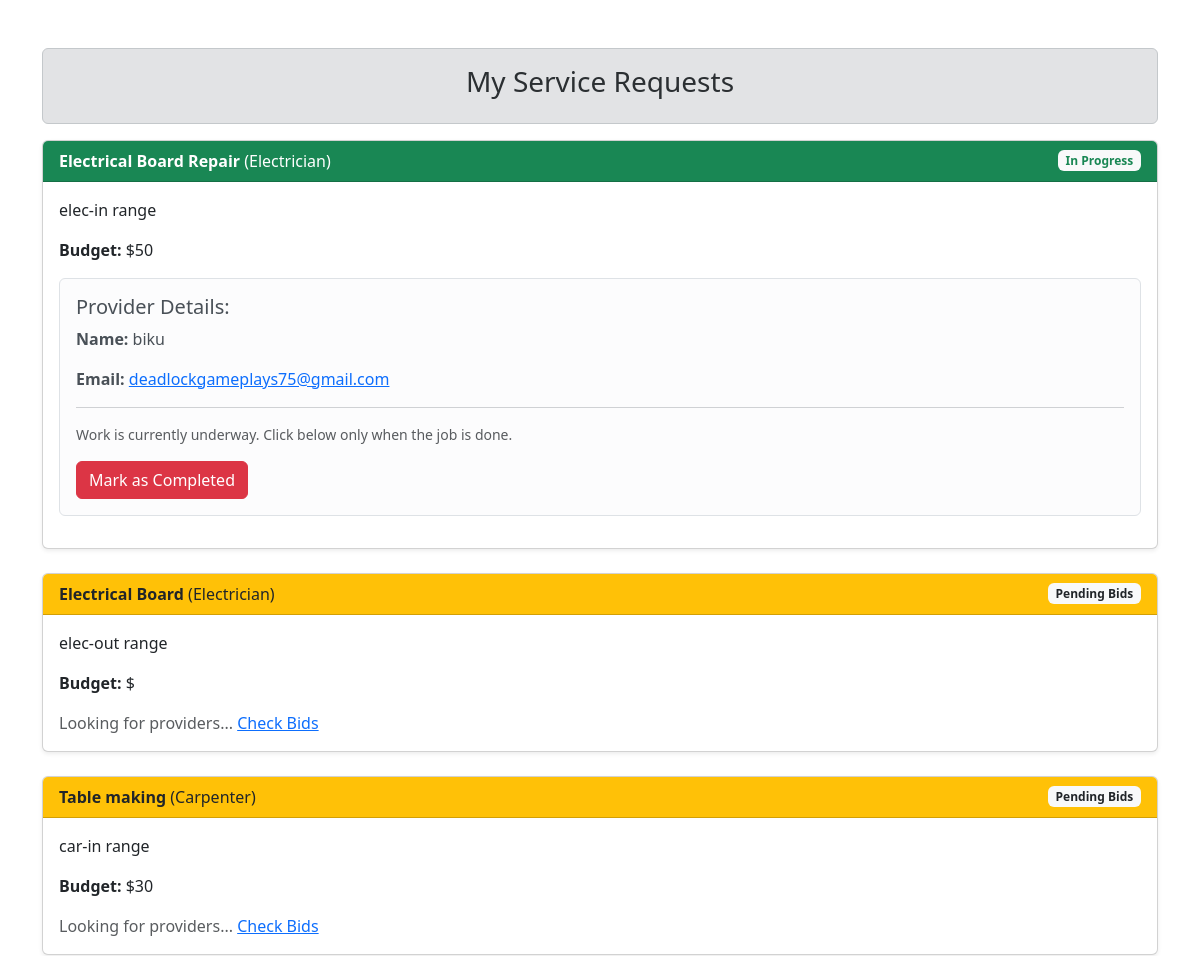
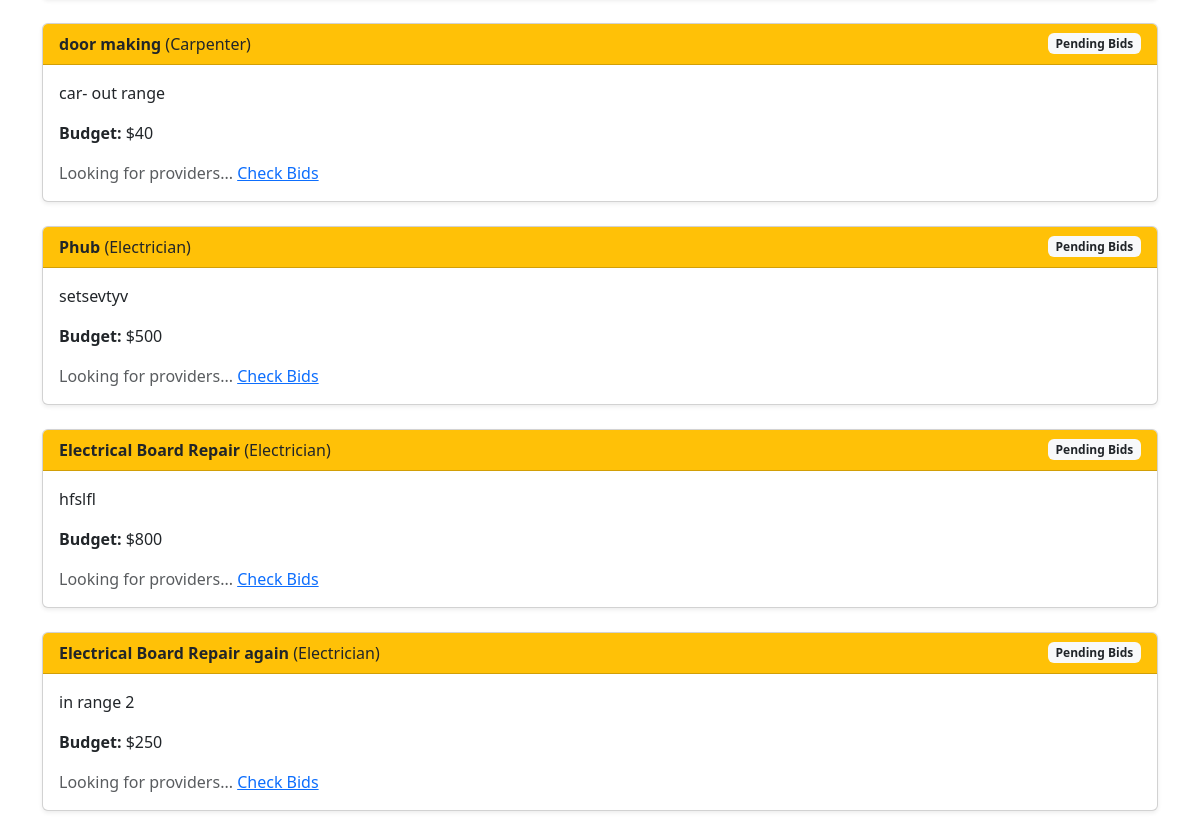
Before: /my_orders (signed in, upper part) with the older database file (2 pictures, top to bottom).
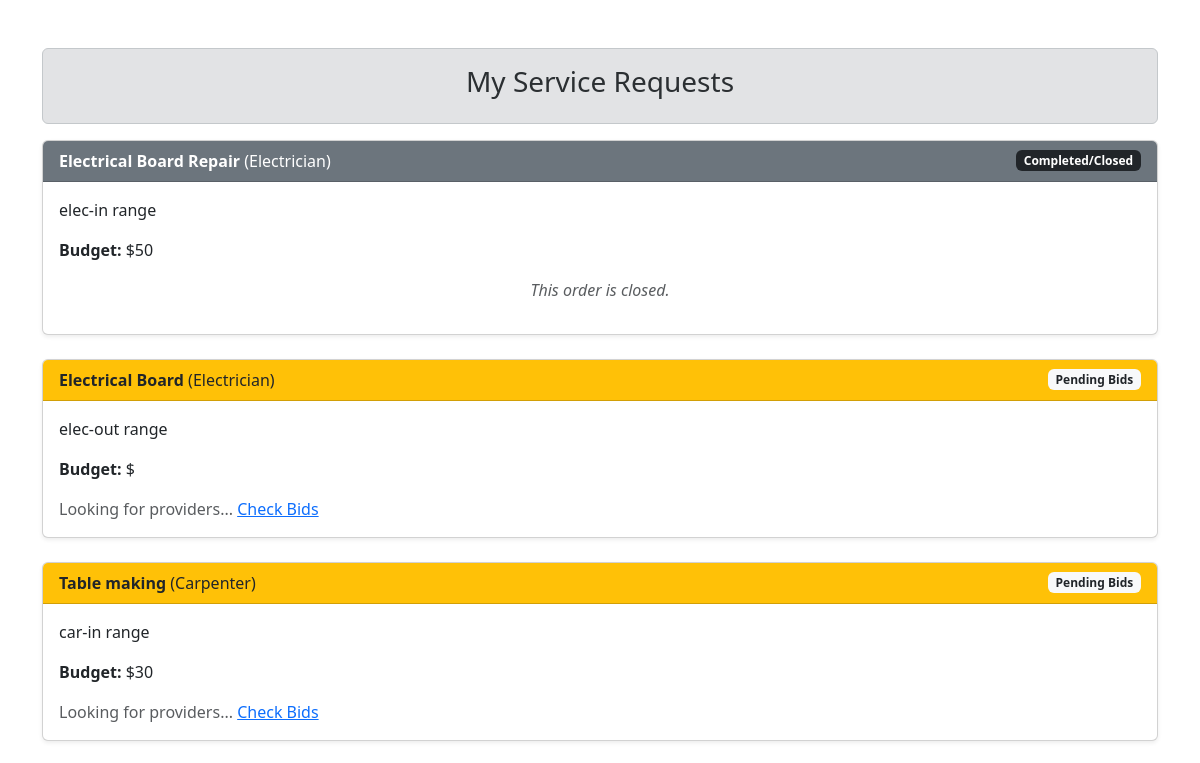
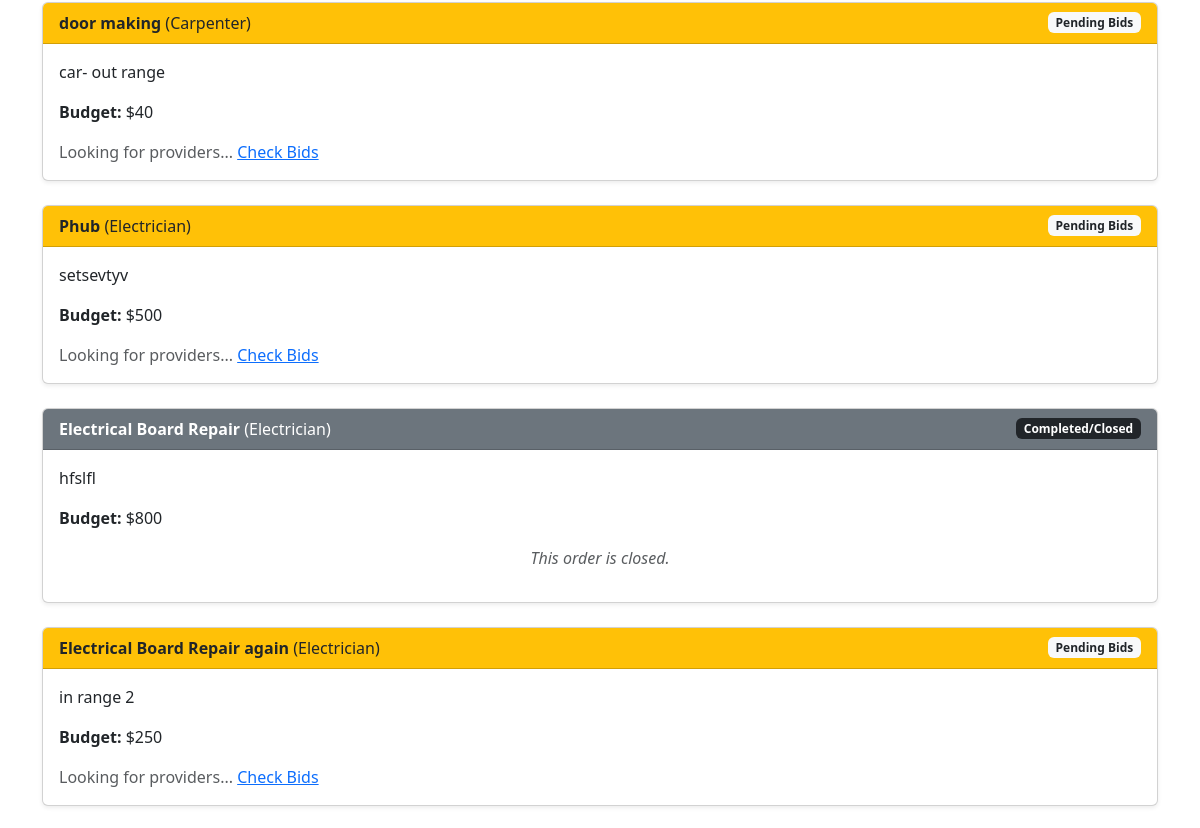
After: the same page with the newer database file (2 pictures, top to bottom).
### app.py (models this page shows)
class service_request(db.Model):
    id=db.Column(db.Integer, primary_key=True)
    consumer_id=db.Column(db.Integer, nullable=False)
    con_latitude = db.Column(db.Float, nullable=False)
    con_longitude = db.Column(db.Float, nullable=False)
    service_title=db.Column(db.String(200), nullable=False)
    service_type=db.Column(db.String(50), nullable=False)
    budget=db.Column(db.Integer, nullable=False)
    desc=db.Column(db.String(500), nullable=False)
    is_active=db.Column(db.Boolean, default=True)
    is_inprogress=db.Column(db.Boolean, default=False)
    assigned_provider_id=db.Column(db.Integer, nullable=True)
    created_at=db.Column(db.DateTime, default=db.func.current_timestamp())

class users(db.Model):
    id = db.Column(db.Integer, primary_key=True)
    email = db.Column(db.String(120), unique=True, nullable=False, index=True)
    password_hash = db.Column(db.String(255), nullable=False)
    full_name = db.Column(db.String(120), nullable=False)
    latitude = db.Column(db.Float, nullable=False)
    longitude = db.Column(db.Float, nullable=False)
    radius_km = db.Column(db.Float, default=5.0)  # optional usage
    is_provider = db.Column(db.Boolean, default=False)
    is_consumer = db.Column(db.Boolean, default=False)
    user_skill=db.Column(db.String(20), nullable=True)
    created_at = db.Column(db.DateTime, default=db.func.current_timestamp())

### app.py (the view)
@app.route('/my_orders')
def my_orders():
    if 'user_id' not in session:
        return redirect(url_for('login'))
    con_id = session['user_id']
    orders = db.session.query(service_request, users).outerjoin(users, service_request.assigned_provider_id == users.id)\
        .filter(service_request.consumer_id == con_id).all()
    return render_template('consumer/my_orders.html', orders=orders)

### templates/consumer/my_orders.html (shortened to what this page needs)
{% extends 'base.html' %}
{% block body %}
<div class="container mt-5">
    <div class="alert alert-secondary text-center">
        <h3>My Service Requests</h3>
    </div>
    <div class="row row-cols-1 g-4">
        {% for req, provider in orders %}
        <div class="col">
            <div class="card shadow-sm">
                <div class="card-header d-flex justify-content-between align-items-center
                    {% if req.is_inprogress %}bg-success text-white{% elif req.is_active %}bg-warning text-dark{% else %}bg-secondary text-white{% endif %}">
                    <span><strong>{{ req.service_title }}</strong> ({{ req.service_type }})</span>
                    {% if req.is_inprogress %}
                        <span class="badge bg-light text-success">In Progress</span>
                    {% elif req.is_active %}
                        <span class="badge bg-light text-dark">Pending Bids</span>
                    {% else %}
                        <span class="badge bg-dark">Completed/Closed</span>
                    {% endif %}
                </div>
                <div class="card-body">
                    <p class="card-text">{{ req.desc }}</p>
                    <p><strong>Budget:</strong> ${{ req.budget }}</p>
                    {% if req.is_inprogress and provider %}
                        <div class="alert alert-light border">
                            <h5>Provider Details:</h5>
                            <p><strong>Name:</strong> {{ provider.full_name }}</p>
                            <p><strong>Email:</strong> <a href="mailto:{{ provider.email }}">{{ provider.email }}</a></p>
                            <hr>
                            <p class="text-muted small">Work is currently underway. Click below only when the job is done.</p>
                            <a href="{{ url_for('close_order', req_id=req.id) }}"
                               class="btn btn-danger"
                               onclick="return confirm('Are you sure the work is finished?');">
                               Mark as Completed
                            </a>
                        </div>
                    {% elif req.is_active %}
                        <div class="text-muted">
                            Looking for providers... <a href="{{ url_for('view_bids', req_id=req.id) }}">Check Bids</a>
                        </div>
                    {% else %}
                         <p class="text-center text-muted"><em>This order is closed.</em></p>
                    {% endif %}
                </div>
            </div>
        </div>
        {% endfor %}
    </div>
</div>
{% endblock body %}

Changed rows visible on the page:
changed service_request "elec-in range": full_name "biku" → (not shown); email "deadlockgameplays75@gmail.com" → (not shown); is_inprogress "In Progress Provider Details: Name: Email: Work is currently underway. Click below only when the job is done. Mark as Completed" → "Completed/Closed This order is closed."
changed service_request "hfslfl": is_active "Pending Bids Looking for providers... Check Bids" → "Completed/Closed This order is closed."
